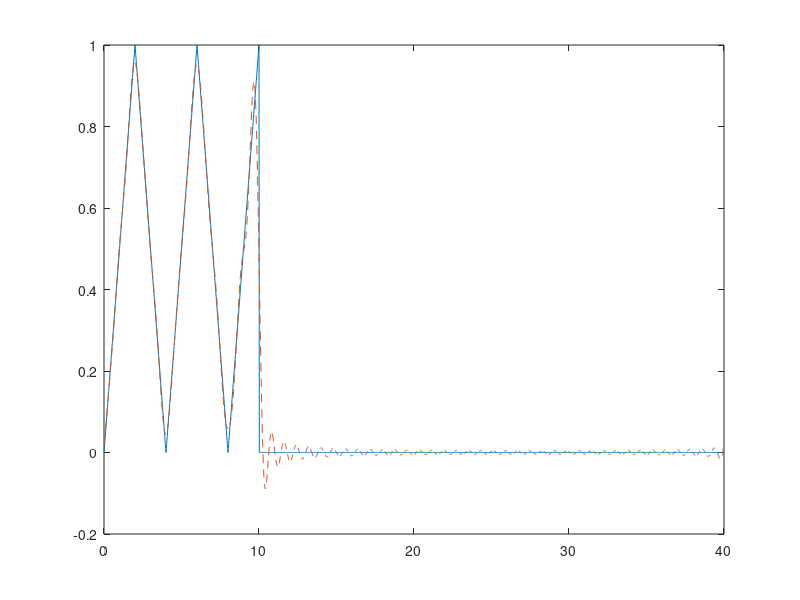
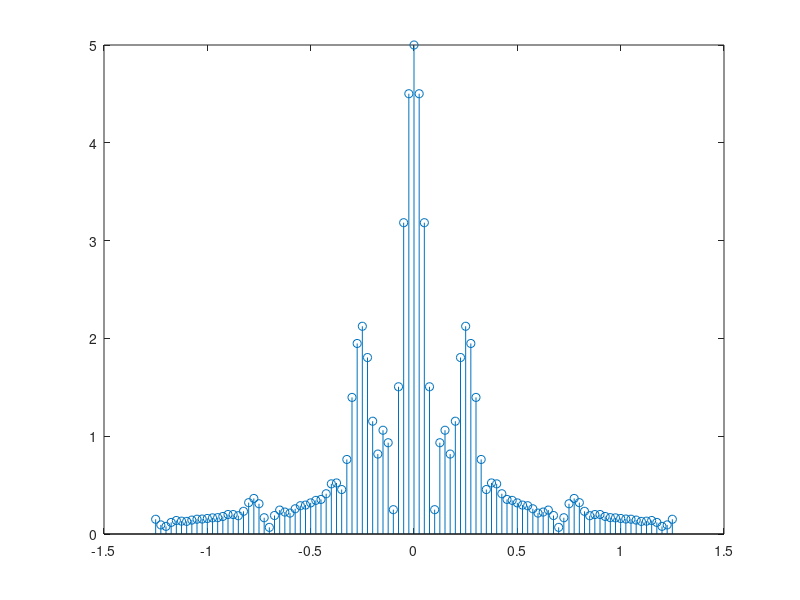

The MATLAB source for these figures, in order:
P=40; % perioada semnalului x
D=10; % durata semnalului 

w0=2*pi/P; % se declara pulsatia semnalului
t1=0:0.02:D; 
x1= sawtooth((pi/2)*t1,0.5)/2+0.5; % se genereaza semnalul triunghiular
vect = 0:0.02:P; % se declara vectorul de timp 
x = zeros(1,length(vect)); % se initializarea vectorul x
x(vect<=D)=x1; 

for k=-50:50
    xt = x1;
    xt = xt .* exp(-j*k*w0*t1); 
    X(k+51)=0; % se initializeaza coeficientul Xk
    for i = 1: length(t1)-1
        X(k+51) = X(k+51) + (t1(i+1)-t1(i))* (xt(i)+xt(i+1))/2; % se integreaza 
    end
end 

for i = 1: length(vect)
    final(i) = 0;% se initializeaza vectorul in care se va reconstrui semnalul
    for k=-50:50
        final(i) = final(i) + (1/P)*X(k+51)*exp(j*k*w0*vect(i)); 
    end
end
    
figure (1);
plot(vect,x,vect,final,'--'); % se afiseaza semnalul initial si semnalul reconstruit pe acelasi grafic cu semnalul original

figure(2);
w=-50*w0:w0:50*w0; % generarea vectorului de pulsatii corespunzatoare coeficientilor Xk pentru a se putea realiza afisarea spectrului
stem(w/(2*pi),abs(X)); % se afiseaza spectrul


% Semnalul generat in final va deosebi de cel initial deoarece alegand un numar de coeficienti spectrul semnalului
% se micsoreaza. Ceea ce inseamna ca daca ne dorim ca forma semnalului reconstruit sa fie cat mai aproape de forma
% semnalului initial  trebuie sa marim numarul de coeficienti din suma.
